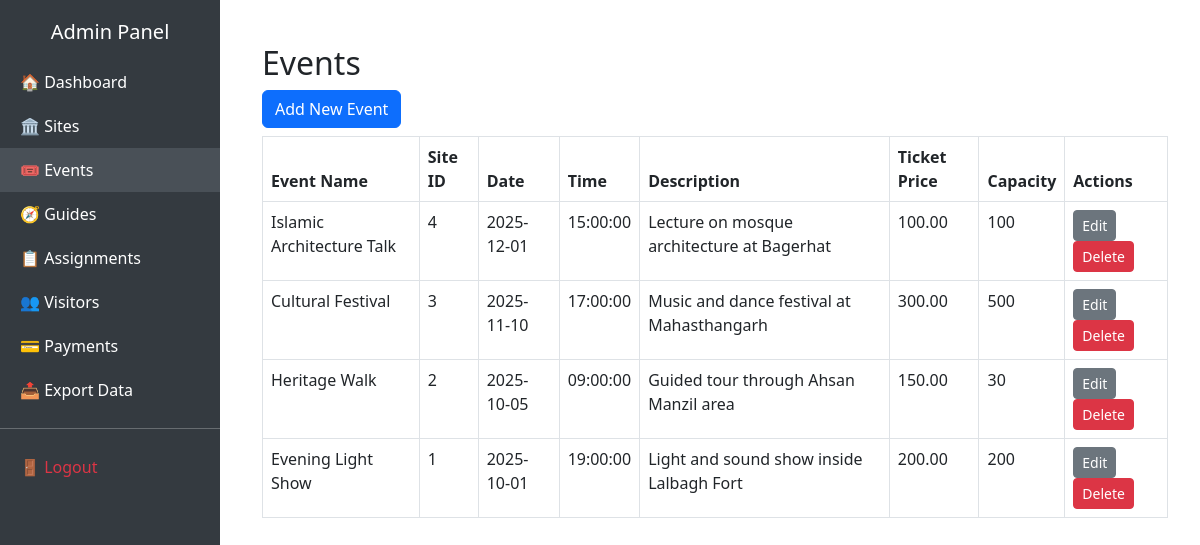
/admin/manage_events.php (signed in), run on the app's committed database.
### tables this page shows
CREATE TABLE IF NOT EXISTS Events (
  event_id INT AUTO_INCREMENT PRIMARY KEY,
  site_id INT NOT NULL,
  name VARCHAR(150) NOT NULL,
  event_date DATE NOT NULL,
  event_time TIME NOT NULL,
  description TEXT,
  ticket_price DECIMAL(10,2) DEFAULT 0,
  capacity INT DEFAULT 0,
  CONSTRAINT fk_events_site FOREIGN KEY (site_id)
    REFERENCES HeritageSites(site_id)
    ON UPDATE CASCADE
    ON DELETE CASCADE
);

### admin/manage_events.php (the view, shortened to what this page needs)
<?php
require_once 'headerFooter.php';
require_once __DIR__ . '/../includes/db_connect.php';
$events = $pdo->query('SELECT * FROM Events ORDER BY event_date DESC')->fetchAll(PDO::FETCH_ASSOC);
?>
<!doctype html>
<html>
<head>
<link href="https://cdn.jsdelivr.net/npm/bootstrap@5.3.0/dist/css/bootstrap.min.css" rel="stylesheet">
</head>
<body>
<div class="container py-4">
    <h2>Events</h2>
    <a href="event_edit.php" class="btn btn-primary mb-2">Add New Event</a>
    <table class="table table-bordered">
        <thead>
            <tr>
                <th>Event Name</th>
                <th>Site ID</th>
                <th>Date</th>
                <th>Time</th>
                <th>Description</th>
                <th>Ticket Price</th>
                <th>Capacity</th>
                <th>Actions</th>
            </tr>
        </thead>
        <tbody>
            <?php foreach ($events as $e): ?>
            <tr>
                <td><?= htmlspecialchars($e['name']) ?></td>
                <td><?= htmlspecialchars($e['site_id']) ?></td>
                <td><?= htmlspecialchars($e['event_date']) ?></td>
                <td><?= htmlspecialchars($e['event_time']) ?></td>
                <td><?= htmlspecialchars($e['description']) ?></td>
                <td><?= number_format($e['ticket_price'], 2) ?></td>
                <td><?= htmlspecialchars($e['capacity']) ?></td>
                <td>
                    <a href="event_edit.php?id=<?= $e['event_id'] ?>" class="btn btn-sm btn-secondary">Edit</a>
                    <form method="post" class="d-inline" onsubmit="return confirm('Delete event?');">
                        <button type="submit" class="btn btn-sm btn-danger">Delete</button>
                    </form>
                </td>
            </tr>
            <?php endforeach; ?>
        </tbody>
    </table>
</div>
</body>
</html>

### admin/headerFooter.php (style rules this page uses)
body { background-color: #f8f9fa; }

### data on the page
events: name "Islamic Architecture Talk", site "4", event_date "2025-12-01", event_time "15:00:00", description "Lecture on mosque architecture at Bagerhat", ticket_price "100.00", capacity "100"
events: name "Cultural Festival", site "3", event_date "2025-11-10", event_time "17:00:00", description "Music and dance festival at Mahasthangarh", ticket_price "300.00", capacity "500"
events: name "Heritage Walk", site "2", event_date "2025-10-05", event_time "09:00:00", description "Guided tour through Ahsan Manzil area", ticket_price "150.00", capacity "30"
events: name "Evening Light Show", site "1", event_date "2025-10-01", event_time "19:00:00", description "Light and sound show inside Lalbagh Fort", ticket_price "200.00", capacity "200"
